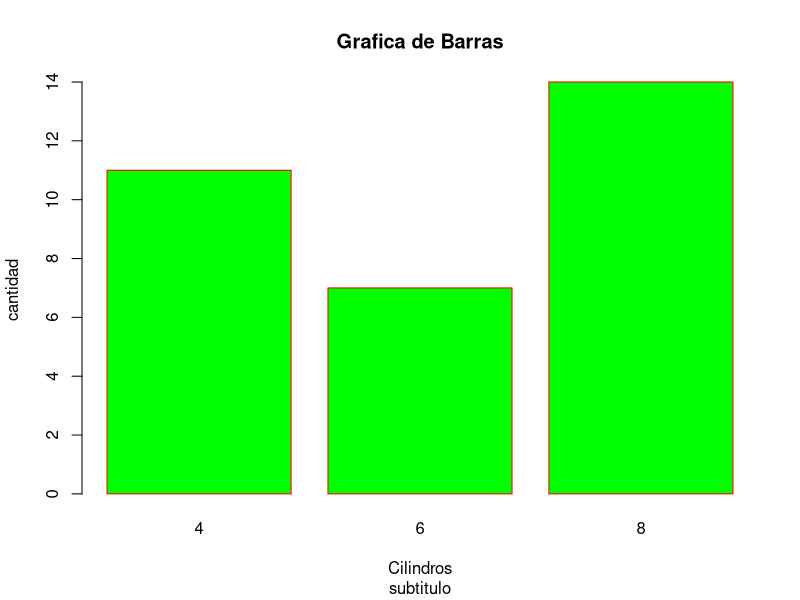

Here is the R script that generated this plot:
library(tidyverse)

data("mtcars")
View(mtcars)
table(mtcars$cyl)
barplot(table(mtcars$cyl),
        horiz = "FALSE",
        col = "green",
        border = "red",
        main = "Grafica de Barras",
        sub = "subtitulo",
        xlab = "Cilindros",
        ylab = "cantidad")
